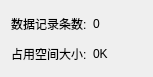
<?xml version="1.0" encoding="UTF-8"?>
<ui version="4.0">
 <class>DataStatDlg</class>
 <widget class="QDialog" name="DataStatDlg">
  <property name="geometry">
   <rect>
    <x>0</x>
    <y>0</y>
    <width>153</width>
    <height>77</height>
   </rect>
  </property>
  <property name="windowTitle">
   <string>数据统计</string>
  </property>
  <property name="windowIcon">
   <iconset resource="resource.qrc">
    <normaloff>:/image/icons/logo.ico</normaloff>:/image/icons/logo.ico</iconset>
  </property>
  <layout class="QVBoxLayout" name="verticalLayout">
   <item>
    <layout class="QHBoxLayout" name="horizontalLayout">
     <item>
      <widget class="QLabel" name="label">
       <property name="text">
        <string>数据记录条数:</string>
       </property>
      </widget>
     </item>
     <item>
      <widget class="QLabel" name="label_count">
       <property name="text">
        <string>0</string>
       </property>
      </widget>
     </item>
    </layout>
   </item>
   <item>
    <layout class="QHBoxLayout" name="horizontalLayout_2">
     <item>
      <widget class="QLabel" name="label_2">
       <property name="text">
        <string>占用空间大小:</string>
       </property>
      </widget>
     </item>
     <item>
      <widget class="QLabel" name="label_memory">
       <property name="text">
        <string>0K</string>
       </property>
      </widget>
     </item>
    </layout>
   </item>
  </layout>
 </widget>
 <resources>
  <include location="resource.qrc"/>
 </resources>
 <connections/>
</ui>
